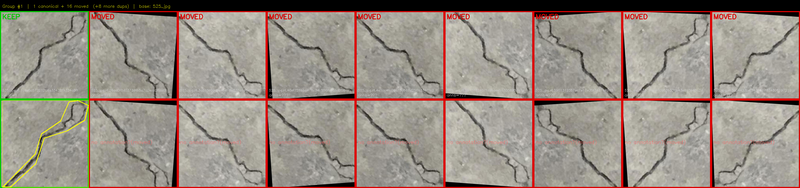
#> input picture assets/report/dup_cracks_sample.png, 800 x 188 px
$ python -i evaluate_classical_methods.py   (imports and definitions only)   (older library calls are emulated)
#> lines starting #> are read from the running program, lines starting #| are printed output that depends on the picture
"""
Classical CV Methods Evaluation for Drywall/Crack Segmentation
==============================================================

Evaluates classical CV techniques in THREE roles:
1. PRE-PROCESSING: Image enhancement before feeding to DL model
   - Flat-field correction, CLAHE, FFT high-pass
2. EXTRA INPUT CHANNELS: Edge/feature maps as additional model inputs
   - Sobel, Laplacian, Frangi, Gabor multi-orientation
3. POST-PROCESSING: Refine DL model predictions
   - Morphological ops, skeletonization
4. STANDALONE BASELINES: How well do classical methods do alone?
   - Otsu, Canny+Morphology, Adaptive threshold

Metrics: IoU, Dice, Precision, Recall, F1
Outputs: reports/classical_cv_evaluation/ with per-method results + visualizations

Usage:
    uv run python src/classical_cv/evaluate_classical_methods.py [--dataset cracks|drywall|both] [--num-samples 50]
"""

import argparse
import json
import os
import pickle
import sys
import time
from pathlib import Path

import cv2
import matplotlib
# [1 line not run here, left out]
import matplotlib.pyplot as plt
import numpy as np
from skimage.filters import frangi, threshold_otsu
from skimage.morphology import skeletonize, disk, opening, closing


# ============================================================
# Metrics
# ============================================================

# [88 lines left out: functions compute_metrics, flat_field_correction, clahe_enhancement, fft_highpass, flat_field_color, not called in this run]


# ============================================================
# Extra input channel methods (feature extraction)
# ============================================================

def sobel_edges(image: np.ndarray) -> np.ndarray:
    """Compute Sobel edge magnitude map."""
    gray = cv2.cvtColor(image, cv2.COLOR_RGB2GRAY) if image.ndim == 3 else image
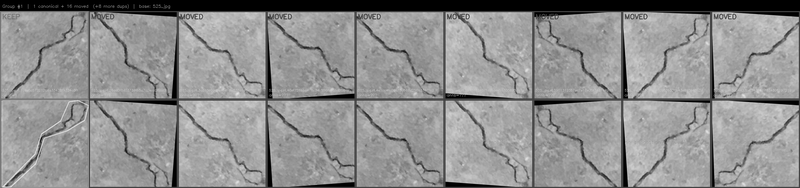
#> gray: shape (188, 800); min 0, max 229, mean 142.9
    sobelx = cv2.Sobel(gray, cv2.CV_64F, 1, 0, ksize=3)
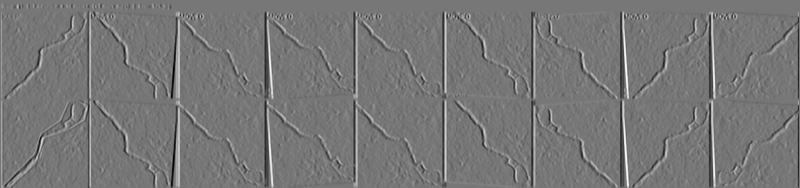
#> sobelx: shape (188, 800) float64; min -692, max 790, mean -0.3; drawn with min black and max white
    sobely = cv2.Sobel(gray, cv2.CV_64F, 0, 1, ksize=3)
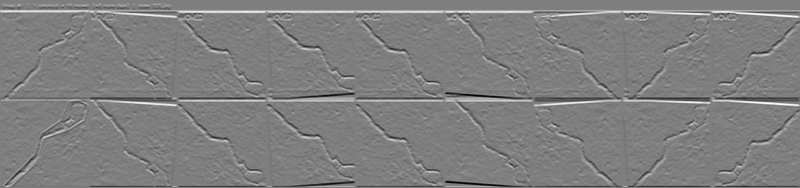
#> sobely: shape (188, 800) float64; min -788, max 795, mean 4.2; drawn with min black and max white
    magnitude = np.sqrt(sobelx ** 2 + sobely ** 2)
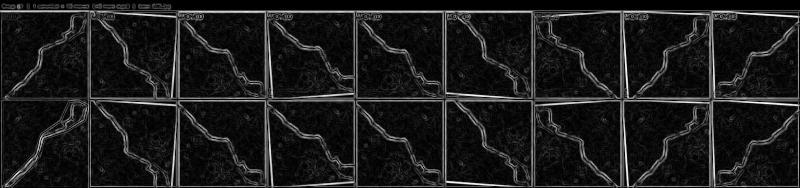
#> magnitude: shape (188, 800) float64; min 0, max 795.4, mean 86.7; drawn with min black and max white
    magnitude = (magnitude / (magnitude.max() + 1e-8) * 255).astype(np.uint8)
    return magnitude


def laplacian_edges(image: np.ndarray) -> np.ndarray:
    """Compute Laplacian edge map."""
    gray = cv2.cvtColor(image, cv2.COLOR_RGB2GRAY) if image.ndim == 3 else image
    lap = cv2.Laplacian(gray, cv2.CV_64F, ksize=5)
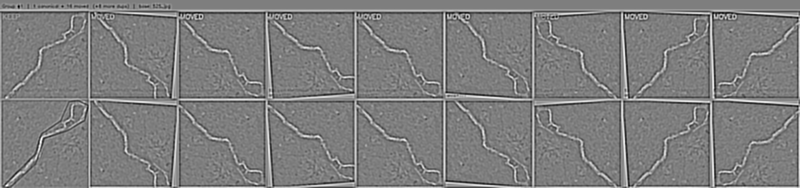
#> lap: shape (188, 800) float64; min -4846, max 4952, mean 8.2; drawn with min black and max white
    lap = np.abs(lap)
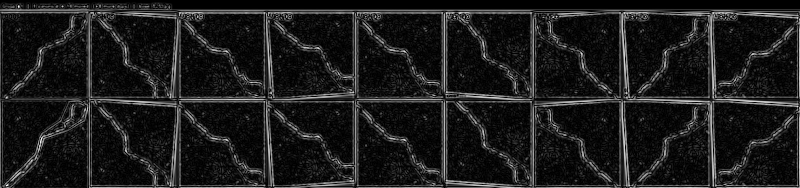
#> lap: shape (188, 800) float64; min 0, max 4952, mean 552.6; drawn with min black and max white
    lap = (lap / (lap.max() + 1e-8) * 255).astype(np.uint8)
    return lap


# [39 lines left out: functions frangi_filter, gabor_multi_orientation, multiscale_log, not called in this run]


def combined_edge_channels(image: np.ndarray) -> np.ndarray:
    """Create 5-channel input: [R, G, B, Sobel, Laplacian]."""
    sob = sobel_edges(image)
    lap = laplacian_edges(image)
    # Return as separate channels stacked
    return np.dstack([image, sob, lap])  # shape: (H, W, 5)


# ============================================================
# Standalone classical baselines (produce binary masks)
# ============================================================

# [771 lines left out: functions otsu_threshold, adaptive_threshold, canny_morphology, frangi_threshold, hough_line_mask, gabor_threshold and 15 more, not called in this run]


# [2 lines not run here, left out]

>>> import cv2
>>> picture = cv2.cvtColor(cv2.imread('../../assets/report/dup_cracks_sample.png'), cv2.COLOR_BGR2RGB)
>>> result = combined_edge_channels(picture)

$ run again, on assets/report/dup_drywall_sample.png
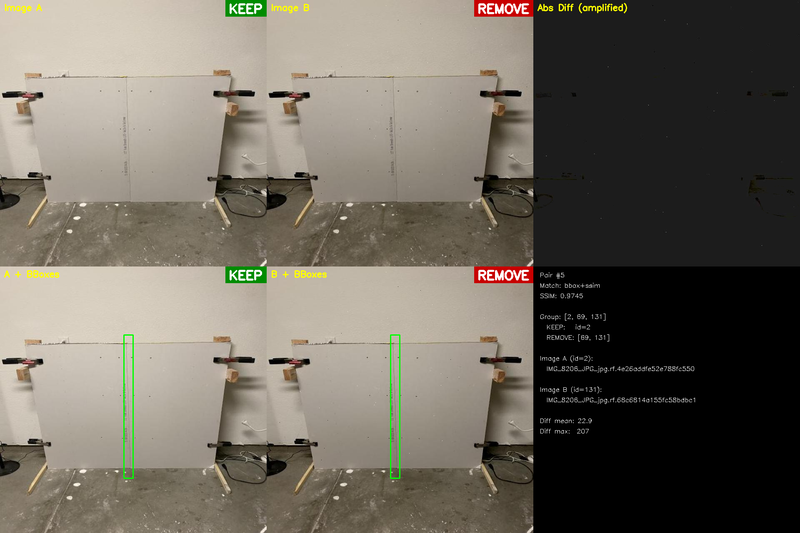
#> input picture assets/report/dup_drywall_sample.png, 800 x 533 px
#> in sobel_edges, `sobely = cv2.Sobel(gray, cv2.CV_64F, 0, 1, ksize=3)`:
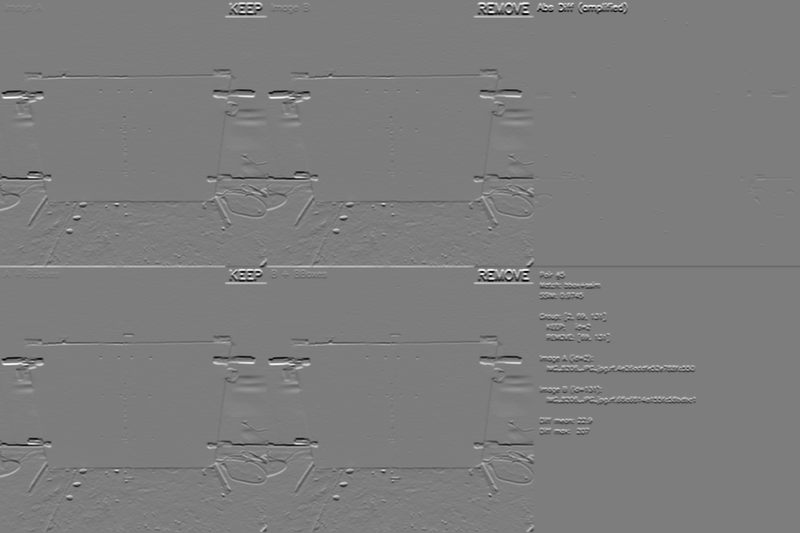
#> sobely: shape (533, 800) float64; min -826, max 852, mean -0.7; drawn with min black and max white
#> in laplacian_edges, `lap = np.abs(lap)`:
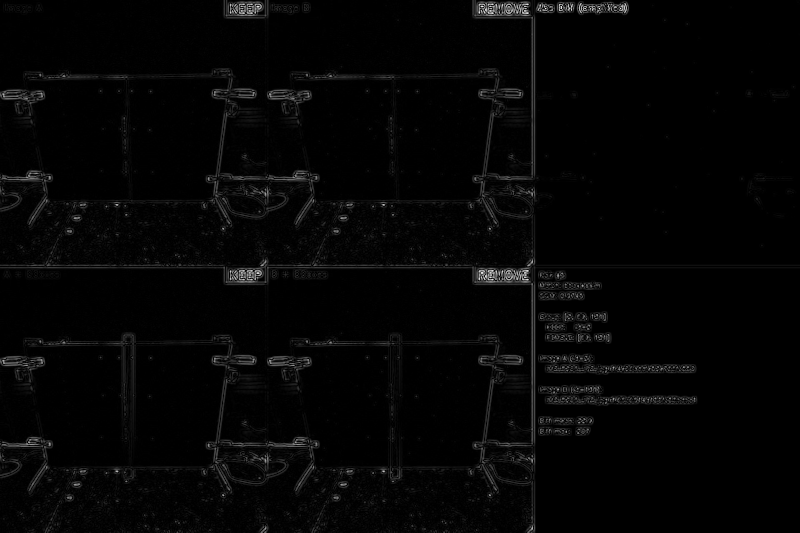
#> lap: shape (533, 800) float64; min 0, max 8594, mean 178.7; drawn with min black and max white

$ run again, on assets/report/failure_cases.png
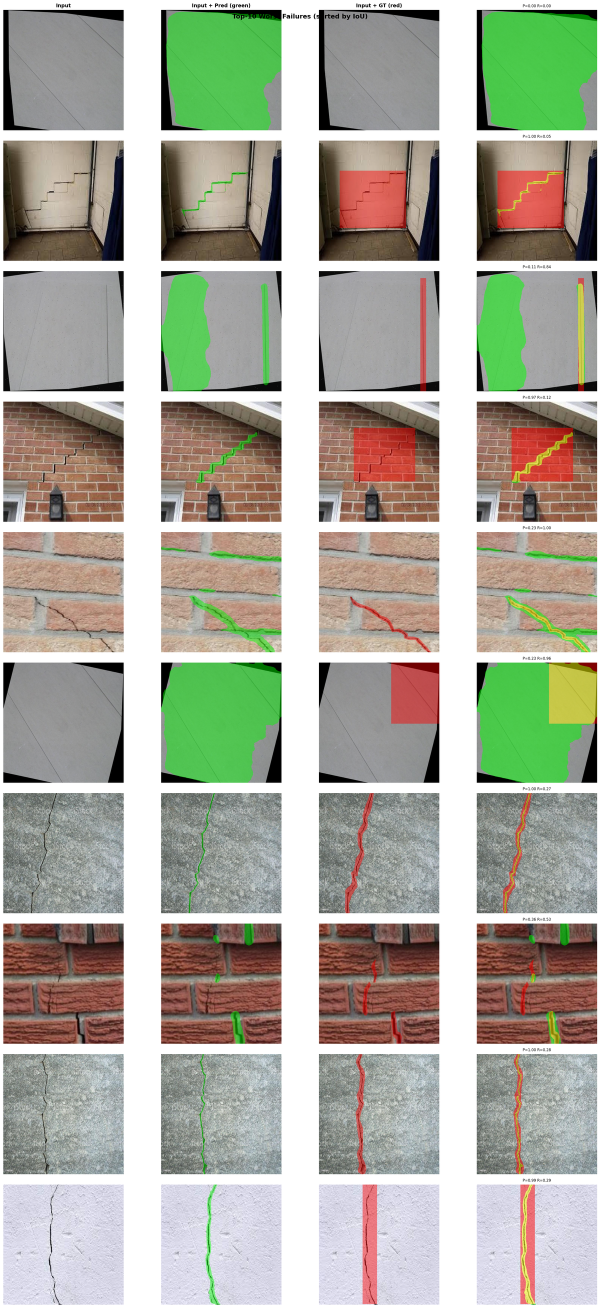
#> input picture assets/report/failure_cases.png, 1200 x 2616 px (shown at 1/2 size)
#> in sobel_edges, `sobely = cv2.Sobel(gray, cv2.CV_64F, 0, 1, ksize=3)`:
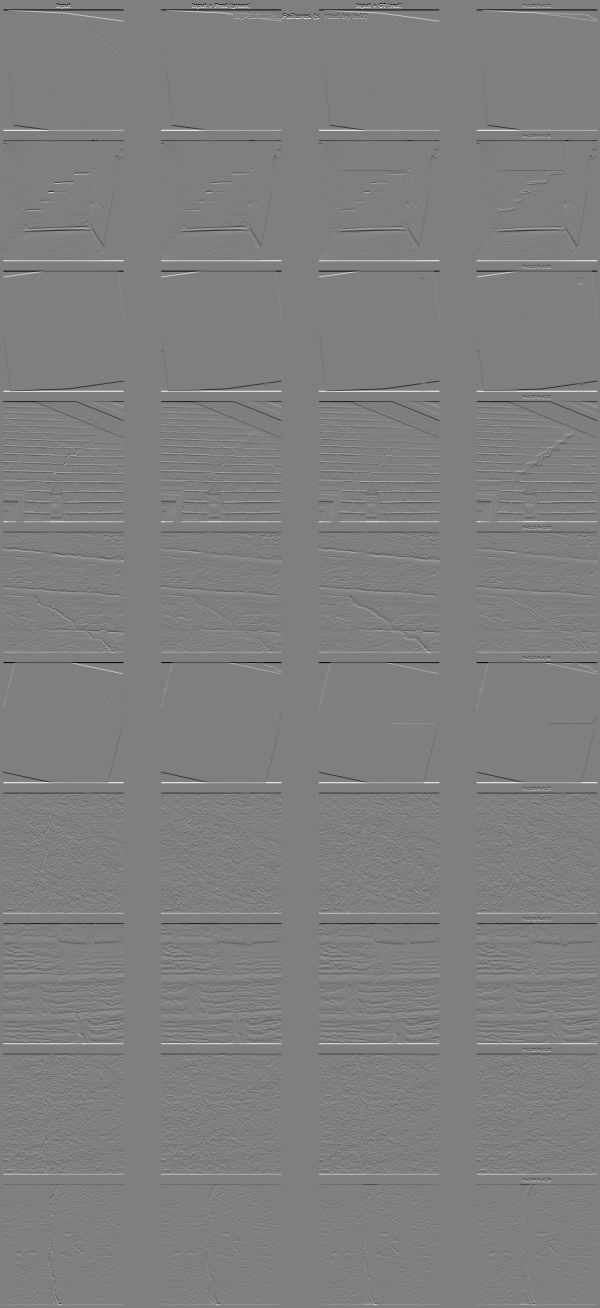
#> sobely: shape (2616, 1200) float64 (shown at 1/2 size); min -1020, max 1020, mean 0; drawn with min black and max white
#> in laplacian_edges, `lap = np.abs(lap)`:
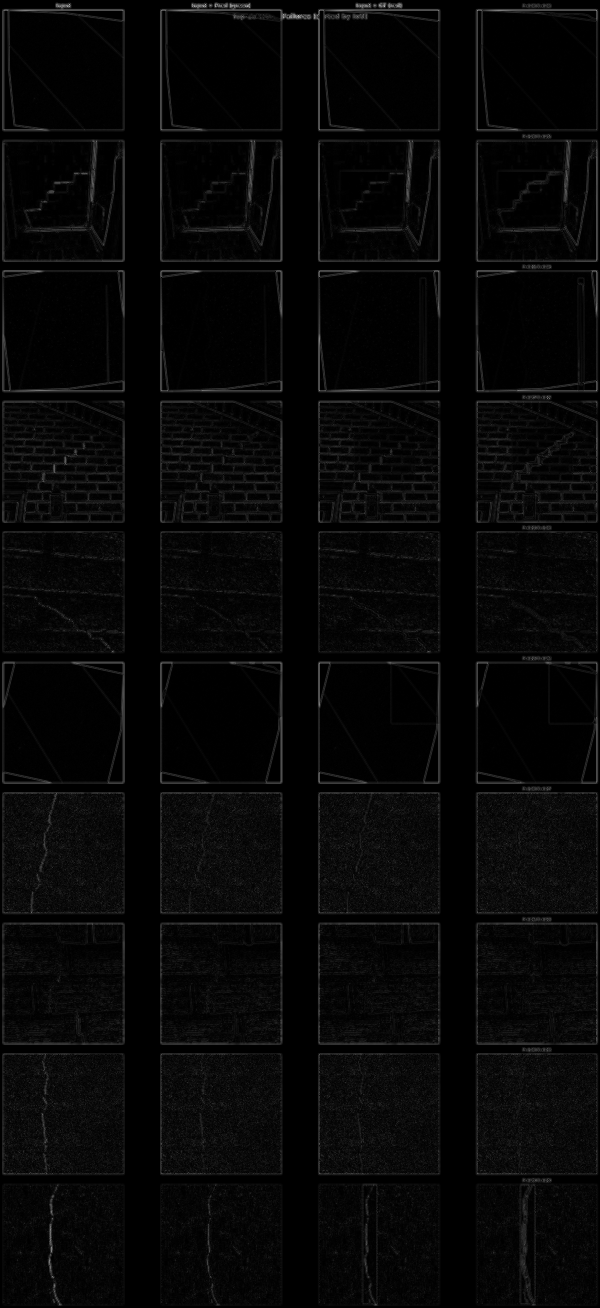
#> lap: shape (2616, 1200) float64 (shown at 1/2 size); min 0, max 11698, mean 336.3; drawn with min black and max white
